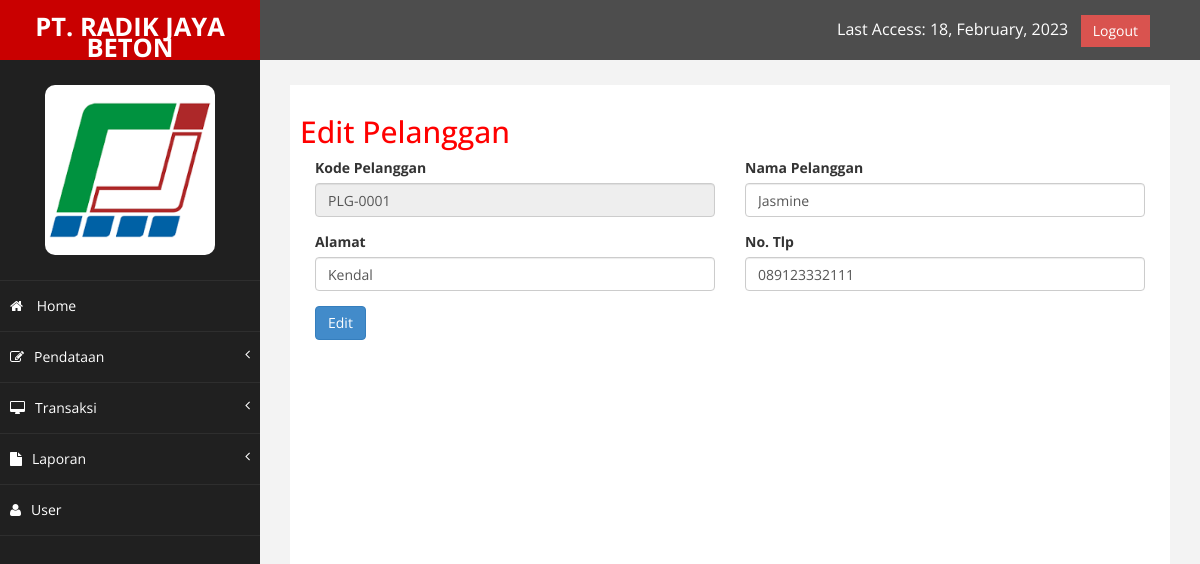
Screenshot of /admin/index.php?halaman=editpelanggan&id=1 (signed in) with the database file from the repository.
### tables this page shows
CREATE TABLE `pelanggan` (
  `id_pelanggan` int(25) NOT NULL,
  `kd_pelanggan` varchar(256) NOT NULL,
  `nama_pelanggan` varchar(200) NOT NULL,
  `alamat` varchar(250) NOT NULL,
  `no_tlp` varchar(15) NOT NULL
);

### admin/editpelanggan.php (the view, shortened to what this page needs)
<h2>Edit Pelanggan</h2>
<?php
include 'koneksi.php';
$ambil = $koneksi->query("SELECT * FROM pelanggan WHERE id_pelanggan='$_GET[id]'");
$pecah = $ambil->fetch_assoc();
?>
<form method="post">
	<div class="col-md-6">
		<div class="form-group">
			<label>Kode Pelanggan</label>
			<input type="text" class="form-control" name="kode_pelanggan" value="<?php echo $pecah['kd_pelanggan']; ?>" disabled="disabled">
		</div>
	</div>
	<div class="col-md-6">
		<div class="form-group">
			<label>Nama Pelanggan</label>
			<input type="text" name="nama_pelanggan" class="form-control" value="<?php echo $pecah['nama_pelanggan']; ?>">
		</div>
	</div>
	<div class="col-md-6">
		<div class="form-group">
			<label>Alamat</label>
			<input type="text" name="alamat" class="form-control" value="<?php echo $pecah['alamat']; ?>">
		</div>
	</div>
	<div class="col-md-6">
		<div class="form-group">
			<label>No. Tlp</label>
			<input type="number" class="form-control" name="no_tlp" value="<?php echo $pecah['no_tlp']; ?>">
		</div>
	</div>
	<div class="col-md-12">
		<button class="btn btn-primary" name="edit">Edit</button>
	</div>
</form>

### admin/assets/css/custom.css (style rules this page uses)
body { font-family: 'Open Sans', sans-serif; }
h2 { color: #f00; }

### rows the page displays
pelanggan: kode_pelanggan "PLG-0001", nama_pelanggan "Jasmine", alamat "Kendal", no_tlp "089123332111"
